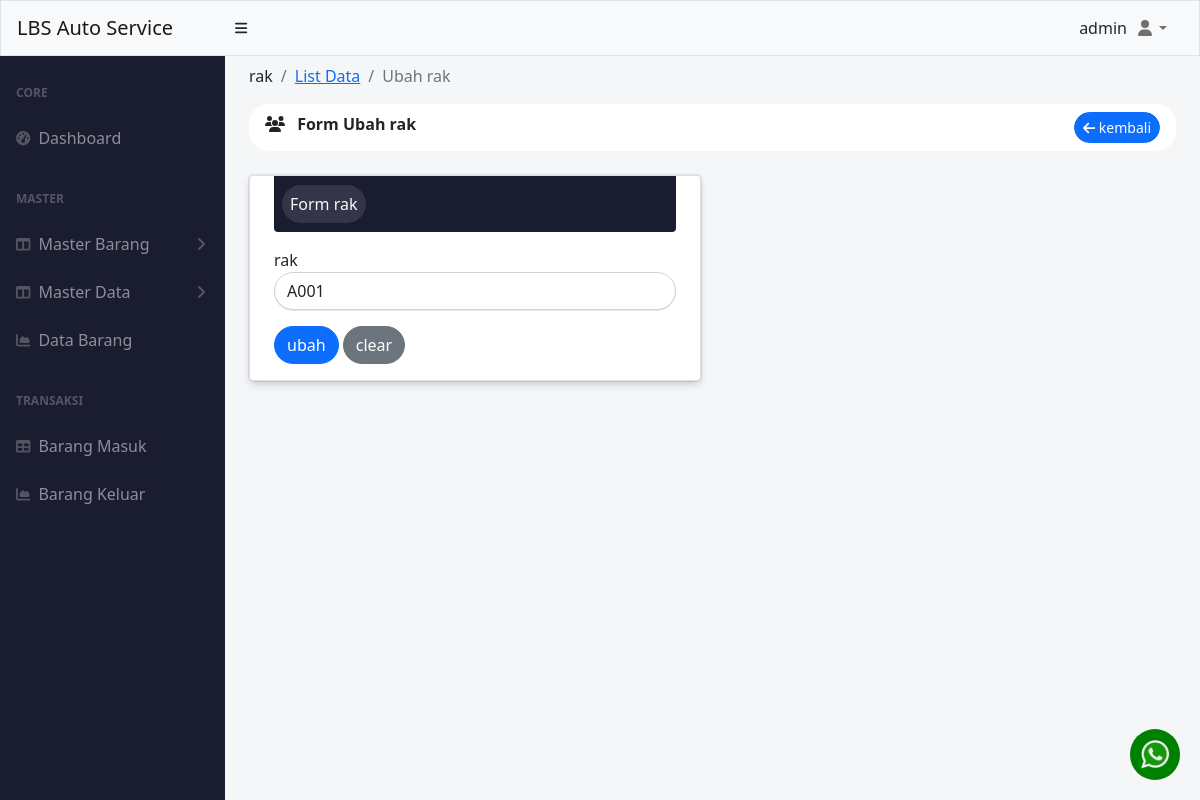
Before: /index.php?rak=update&id=14 (signed in) with the older database file.
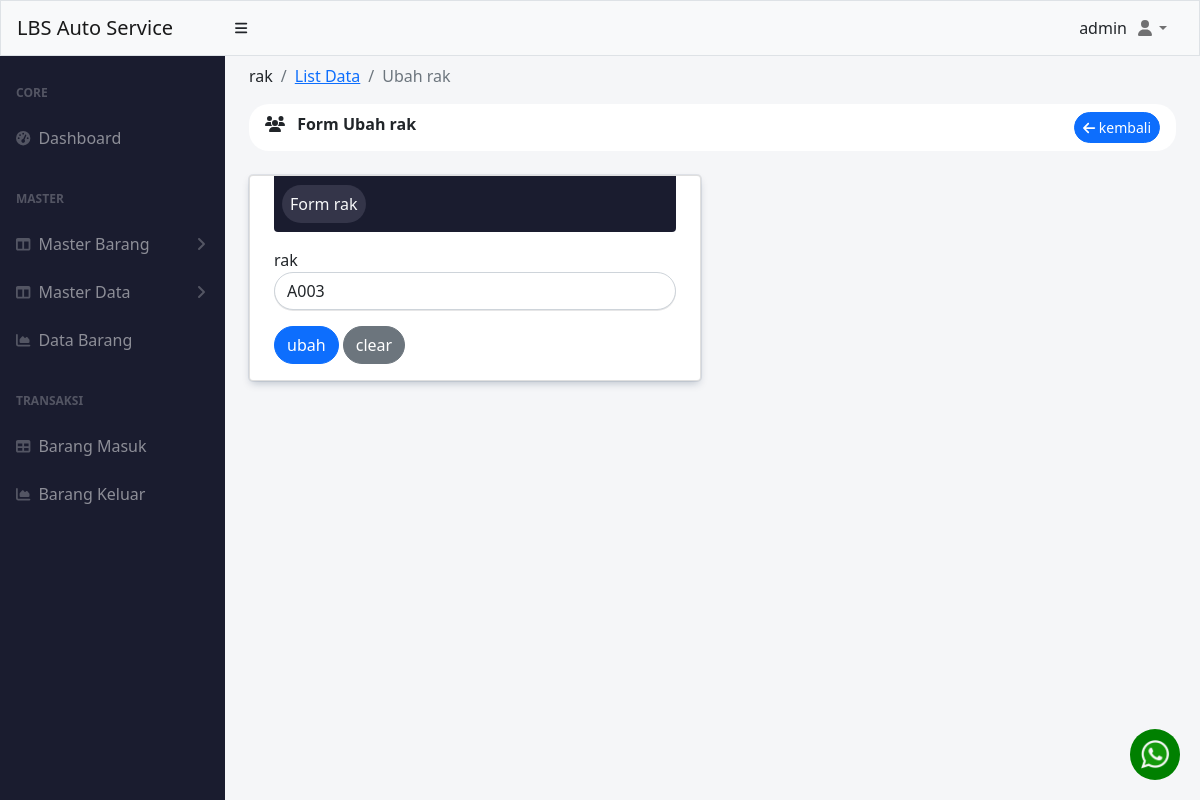
After: the same page with the newer database file.
### tables this page shows
CREATE TABLE `rak` (
  `id` int(11) NOT NULL,
  `nama` varchar(50) NOT NULL
);

### pages/master_barang/rak/update.php (the view, shortened to what this page needs)
<?php
include './koneksi.php';
$id = $_GET['id'];
$query_select = mysqli_query($conn, "SELECT * FROM rak WHERE id='$id'");
$data = mysqli_fetch_assoc($query_select);
?>
<div class="container-fluid px-4 ">
    <ol class="breadcrumb pt-2">
        <li class="breadcrumb-item ">rak</li>
        <li class="breadcrumb-item"><a href="index.php?menu=rak">List Data</a></li>
        <li class="breadcrumb-item active">Ubah rak</li>
    </ol>
    <div class="mb-4">
        <div class="card-header clearfix mb-3" style="border-radius: 20px ;background-color: white; border:0px;">
            <i class="fa-solid fa-users"></i>
            <span class="ms-2 fw-bolder"> Form Ubah rak</span>
            <a href="index.php?menu=rak" class="btn btn-sm btn-primary float-end rounded-pill ">
                <i class="fa-solid fa-arrow-left"></i> kembali
            </a>
        </div>
    </div>
    <div class="row ">
        <div class="mb-4 col-md-6">
            <div class="card border-none" style="box-shadow: rgba(9, 30, 66, 0.25) 0px 4px 8px -2px, rgba(9, 30, 66, 0.08) 0px 0px 0px 1px;">
                <div class="rounded-bottom mx-4  py-3 px-2  text-light" style="background-color: #1a1c2f;">
                    <span class="p-2 rounded-pill flex" style="background-color: #343549;"> Form rak</span>
                </div>
                <div class="card-body px-4">
                    <form action="" method="POST">
                        <div class="mb-3">
                            <label for="nama" class="form-label py-0 m-0">rak</label>
                            <input type="text" value="<?= $data['nama']; ?>" class="form-control rounded-pill border-none" name="rak" placeholder="rak" required style="box-shadow: rgba(17, 17, 26, 0.1) 0px 1px 0px;">
                        </div>
                        <button name="submit" type="submit" class="btn btn-primary rounded-pill">ubah</button>
                        <button class="btn btn-secondary rounded-pill">clear</button>
                    </form>
                </div>
            </div>
        </div>
    </div>
</div>

Changed rows visible on the page:
changed rak: rak "A001" → "A003"
